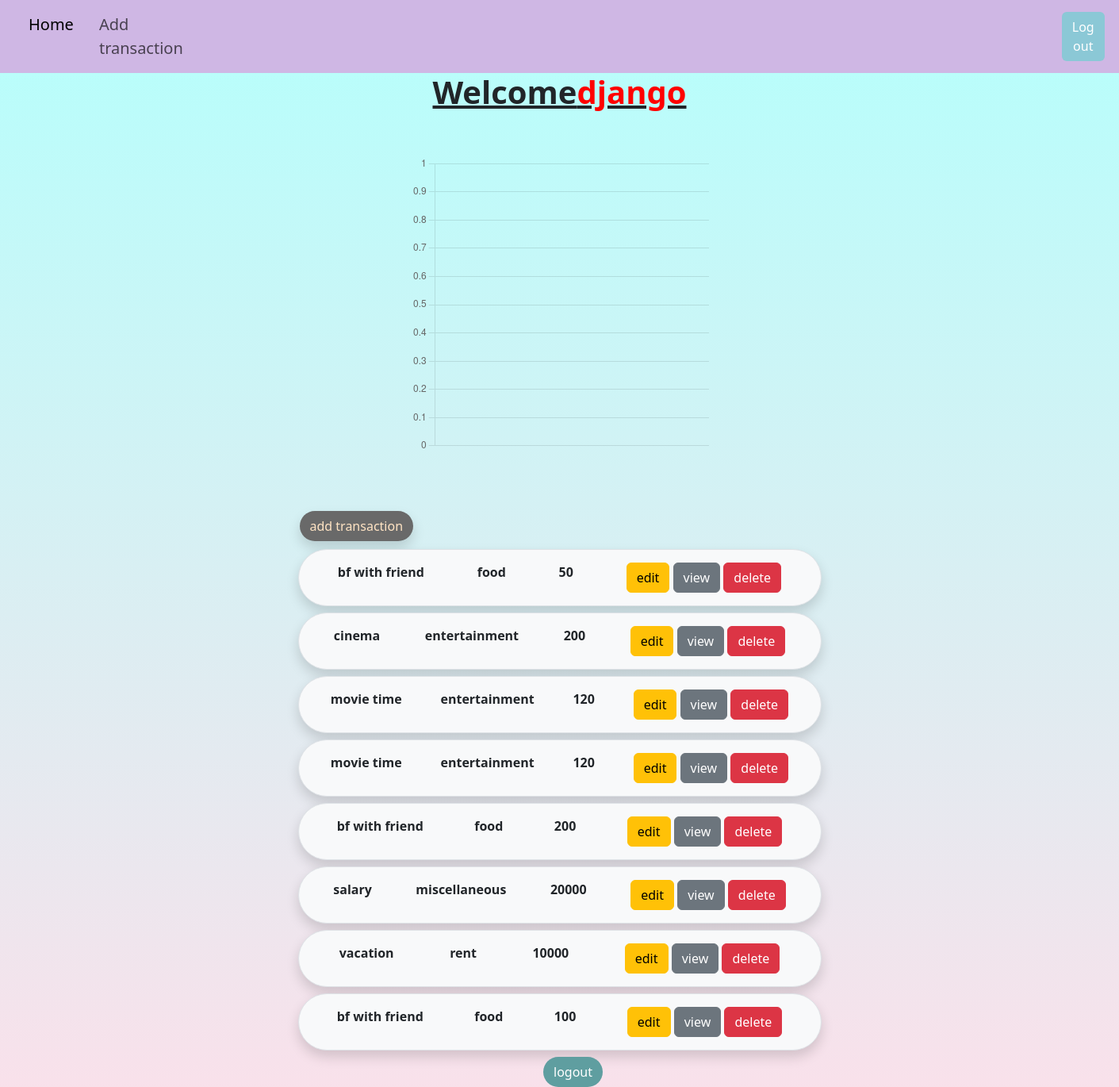
The app's page /budget/transactions/all/ (signed in) with its own data.
### budget/models.py (models this page shows, shortened)
class Transaction(models.Model):
    title = models.CharField(max_length=200)
    options = (
        ('expenses', 'expenses'),
        ('income', 'income'),
    )
    type = models.CharField(max_length=200, choices=options, default='expenses')
    cat_options = (
        ('food', 'food'),
        ('fuel', 'fuel'),
        ('entertainment', 'entertainment'),
        ('emi', 'emi'),
        ('bills', 'bills'),
        ('rent', 'rent'),
        ('miscellaneous', 'miscellaneous'),
    )
    category = models.CharField(max_length=200, choices=cat_options, default='miscellaneous')
    amount = models.PositiveIntegerField()
    created_date = models.DateTimeField(auto_now_add=True)
    user_object=models.ForeignKey(User,on_delete=models.CASCADE)

### budget/views.py (the view)
# urls.py: path("transactions/all/",views.TransactionListview.as_view(),name="transaction-list"),
@method_decorator([signin_required,never_cache],name="dispatch")
class TransactionListview(View):
    def get(self,request,*args,**kwargs):
        qs=Transaction.objects.filter(user_object=request.user)
        cur_month=timezone.now().month
        cur_year=timezone.now().year
        group_by_qs=Transaction.objects.filter(
            user_object=request.user,
            created_date__month=cur_month,
            created_date__year=cur_year,
            ).values("type").annotate(type_sum=Sum("amount"),type_count=Count("type"))
        print(group_by_qs)
        group_by_category_qs=Transaction.objects.filter(
            user_object=request.user,
            created_date__month=cur_month,
            created_date__year=cur_year
        ).values("category").annotate(cat_sum=Sum("amount"),cat_count=Count("category"))
        print(group_by_category_qs)
        return render(request,"transaction_list.html",{"data":qs,"type_total":group_by_qs,"category_total":group_by_category_qs})

### budget/decorator.py (called while the page is built)
def signin_required(fn):
    def wrapper(request,*args,**kwargs):
        if not request.user.is_authenticated:
            messages.error(request,"invalid session")
            return redirect("signin")
        else:
            return fn(request,*args,**kwargs)
    return wrapper

### budget/templates/transaction_list.html (shortened to what this page needs)
<!DOCTYPE html>
<html lang="en">
<head>
    <link href="https://cdn.jsdelivr.net/npm/bootstrap@5.3.2/dist/css/bootstrap.min.css" rel="stylesheet">
</head>
<body>
    <nav class="navbar navbar-expand-lg" style="background-color: rgb(207, 183, 228);">
        <div class="container-fluid">
          <div class="collapse navbar-collapse" id="navbarNav">
            <ul class="navbar-nav">
              <li class="nav-item">
                <a class="nav-link active fs-5 ms-3" aria-current="page" href="{% url 'transaction-list' %}">Home</a>
              </li>
              <li class="nav-item">
                <a class="nav-link fs-5 ms-3" href="{% url 'transaction-add' %}">Add transaction</a>
              </li>
            </ul>
            <form class="d-flex" style="margin-left: 1100px;">
              <a href="{% url 'signout' %}" class="btn me-2 text-white" style="background-color: rgb(139, 200, 214);">Log out</a>
          </form>
          </div>
        </div>
      </nav>
<h1 class="fw-bolder d-flex justify-content-center">Welcome<font color="red">{{request.user}}</font></h1><br><br>
<div class="container" style="height:400px;width:400px">
    <canvas id="CategoryChart"></canvas>
</div>
    <div class="container mt-5">
        <a href="{% url 'transaction-add' %}" class="btn rounded-pill shadow" id="ht">add transaction</a>
        {%for t in data%}
        <div class="row mb-2">
            <div class="col-3"></div>
            <div class="col-6 border rounded-pill p-3 shadow bg-light">
               <div class="d-flex  fw-bolder justify-content-around" id="ty">
                <div> {{t.title}}</div>
                <div> {{t.category}}</div>
                <div>  {{t.amount}}</div>
                <div>
                    <a href="{% url 'transaction-edit' t.id %}" class="btn btn-warning">edit</a>
                    <a href="{% url 'transaction-detail' t.id %}" class="btn btn-secondary">view</a>
                    <a href="{% url 'transaction-delete' t.id %}" class="btn btn-danger">delete</a>
                </div>
               </div>
            </div>
            <div class="col-3"></div>
        </div>
        {%endfor%}
    </div>
    <a href="{% url 'signout' %}" class="btn rounded-pill" id="bt">logout</a>
</body>
    <script>
        var ctx = document.getElementById('CategoryChart').getContext('2d');
        var categoryChart = new Chart(ctx, {
            type: 'pie',
            data: {
                labels: [{% for category in category_total %}"{{ category.category }}",{% endfor %}],
                datasets: [{
                    label: 'Category Totals',
                    data: [{% for category in category_total %}{{ category.cat_sum }},{% endfor %}],
                    backgroundColor: [
                        'rgba(255, 99, 132, 0.2)',
                        'rgba(54, 162, 235, 0.2)',
                        'rgba(255, 206, 86, 0.2)',
                        'rgba(75, 192, 192, 0.2)',
                        'rgba(153, 102, 255, 0.2)',
                        'rgba(255, 159, 64, 0.2)'
                    ],
                    borderColor: [
                        'rgba(255, 99, 132, 1)',
                        'rgba(54, 162, 235, 1)',
                        'rgba(255, 206, 86, 1)',
                        'rgba(75, 192, 192, 1)',
                        'rgba(153, 102, 255, 1)',
                        'rgba(255, 159, 64, 1)'
                    ],
                    borderWidth: 1
                }]
            },
            options: {
                animation: {
                    duration: 2000,
                    easing: 'easeInOutQuart'
                },
                scales: {
                    y: {
                        beginAtZero: true
                    }
                }
            }
        });
    </script>
</html>

### budget/templates/transaction_list.html (style rules this page uses)
body { background-color: #FFDEE9; background-image: linear-gradient(0deg, #FFDEE9 0%, #B5FFFC 100%); background-repeat: no-repeat; background-size:100% 1500px; }
h1 { text-decoration:underline; }
#bt { background-color: cadetblue;color:white;margin-left:685px }
#ht { background-color: dimgrey;color: bisque;margin-left:320px;margin-bottom: 10px; }

### records on screen
Transaction: title "bf with friend", category "food", amount "50"
Transaction: title "cinema", category "entertainment", amount "200"
Transaction: title "movie time", category "entertainment", amount "120"
Transaction: title "movie time", category "entertainment", amount "120"
Transaction: title "bf with friend", category "food", amount "200"
Transaction: title "salary", category "miscellaneous", amount "20000"
Transaction: title "vacation", category "rent", amount "10000"
Transaction: title "bf with friend", category "food", amount "100"

### other values on screen
{{ request.user }} "django"
